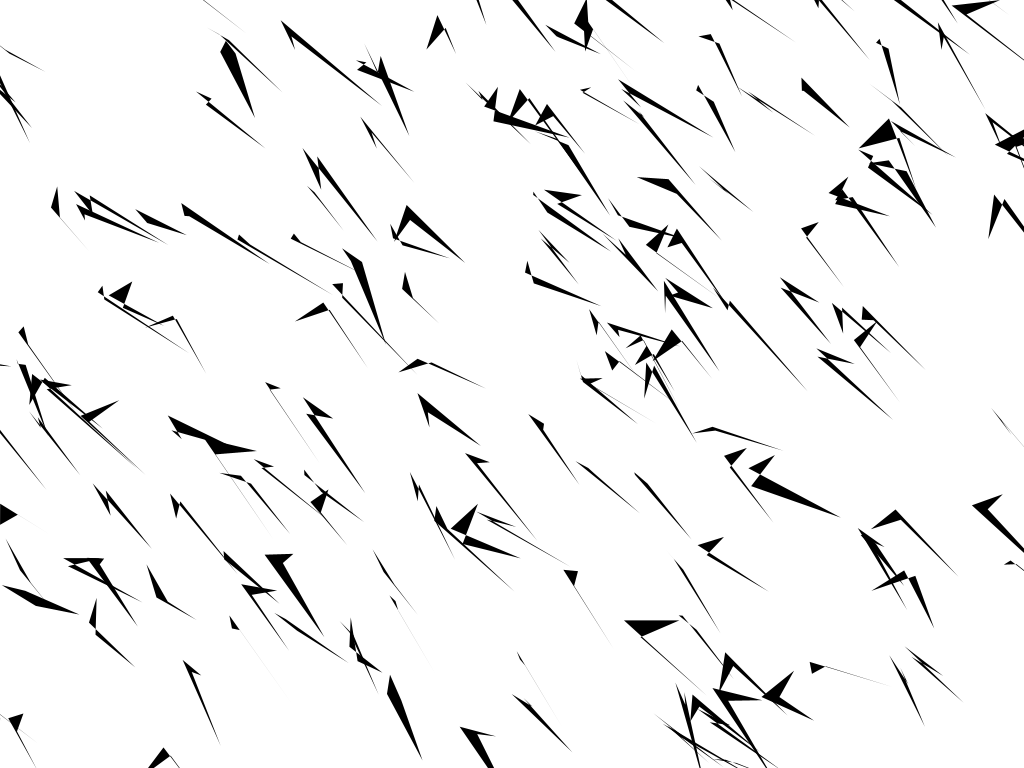
Frame 1 (no input)
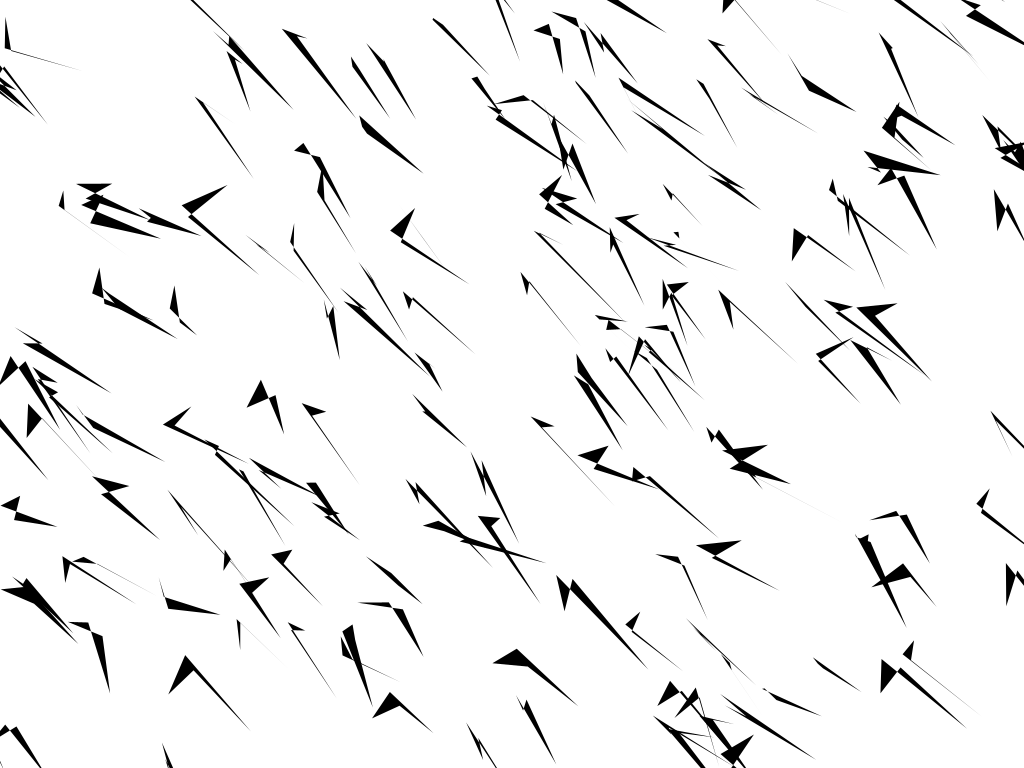
Frame 2 (the mouse pressed at the canvas centre, redrawn once)

The Processing sketch that drew these frames (run headless with seeded random() and noise(); the mouse was pressed at the canvas centre and the sketch redrawn once):

// Processing sketch: processing_122931
// ── processing_122931.pde

int numDots = 600;

int[]ArrayX = new int[numDots];
int[]ArrayY = new int[numDots];
int[]ArrayX2 = new int[numDots];
int[]ArrayY2 = new int[numDots];

void setup() {
  size (1024, 768);
  for (int i = 0; i < numDots; i++) {
    ArrayX[i] = (int) random(-width, width); // (int) random(0, 10) + i*10;
    ArrayY[i] = (int) random(-height, height); // (int) random(0, 10) + j*10;
    ArrayX2[i] = (int) random(ArrayX[i]+10, ArrayX[i]+50); // (int) random(0, 10) + i*10;
    ArrayY2[i] = (int) random(ArrayY[i]+10, ArrayY[i]+50); // (int) random(0, 10) + j*10;
  }
  noLoop();
  smooth();
}
void draw() {
  background(255);
  
                      
  for (int i = 0; i < numDots; i++) {
    fill(0);
    noStroke(); 
    quad(ArrayX[i]+random(0,10), ArrayY[i]+random(0,10), ArrayX2[i]+random(0,50), ArrayY2[i]+random(0,50),ArrayX[i]-random(0,10), ArrayY[i]-random(0,10), ArrayX2[i]-random(0,50), ArrayY2[i]-random(0,50));

  }
  //save("pattern1.png");
}
